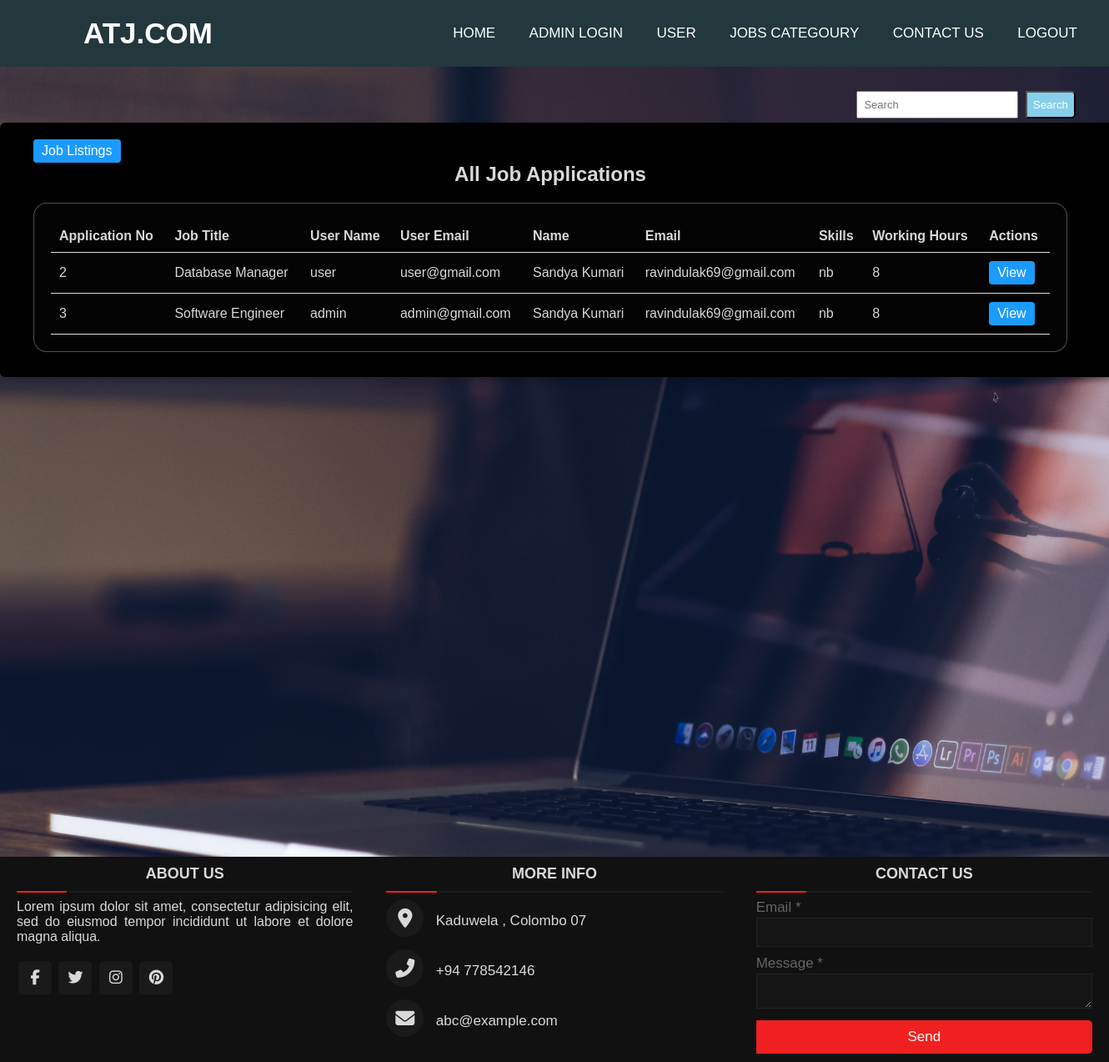
The app's page /admin_application_list.php (signed in) with its own data.
### tables this page shows
CREATE TABLE `job_applications` (
  `id` int(11) NOT NULL,
  `name` varchar(100) DEFAULT NULL,
  `email` varchar(100) DEFAULT NULL,
  `highest_degree` varchar(100) DEFAULT NULL,
  `contact_number` varchar(20) DEFAULT NULL,
  `working_experience` varchar(100) DEFAULT NULL,
  `skills` varchar(100) DEFAULT NULL,
  `working_hours` varchar(20) DEFAULT NULL,
  `gender` varchar(20) DEFAULT NULL,
  `contract` varchar(20) DEFAULT NULL,
  `job_id` int(11) DEFAULT NULL,
  `user_id` int(11) DEFAULT NULL
);

CREATE TABLE `job_list` (
  `id` int(11) NOT NULL,
  `job_title` varchar(255) DEFAULT NULL,
  `salary` decimal(10,2) DEFAULT NULL,
  `location` varchar(45) DEFAULT NULL,
  `description` varchar(500) DEFAULT NULL
);

CREATE TABLE `user` (
  `id` int(11) NOT NULL,
  `username` varchar(50) DEFAULT NULL,
  `email` varchar(100) DEFAULT NULL,
  `password` varchar(255) DEFAULT NULL,
  `role` varchar(45) DEFAULT 'user'
);

### admin_application_list.php (the view, shortened to what this page needs)
<?php
require_once('inc/connection.php');
include_once('inc/header.php');
$query = "SELECT ja.*, jl.job_title, jl.salary, jl.location, jl.description, u.username, u.email AS user_email
          FROM job_applications ja
          JOIN job_list jl ON ja.job_id = jl.id
          JOIN user u ON ja.user_id = u.id";
$result = mysqli_query($conn, $query);
?>
<link rel="stylesheet" href="./style/admin_application_list.css">
<link rel="stylesheet" href="style/stylef.css">
<section>
    <div class="container">
        <div>
            <a href="job_list_admin.php" class="action-btn">Job Listings</a>
        </div>
        <h2>All Job Applications</h2>
        <div class="job-list-div">
            <table class="job-list">
                <thead>
                    <tr>
                        <th>Application No</th>
                        <th>Job Title</th>
                        <th>User Name</th>
                        <th>User Email</th>
                        <th>Name</th>
                        <th>Email</th>
                        <th>Skills</th>
                        <th>Working Hours</th>
                        <th>Actions</th>
                    </tr>
                </thead>
                <tbody>
                    <?php while ($row = mysqli_fetch_assoc($result)) : ?>
                        <tr>
                            <td><?php echo $row['id']; ?></td>
                            <td><?php echo $row['job_title']; ?></td>
                            <td><?php echo $row['username']; ?></td>
                            <td><?php echo $row['user_email']; ?></td>
                            <td><?php echo $row['name']; ?></td>
                            <td><?php echo $row['email']; ?></td>
                            <td><?php echo $row['skills']; ?></td>
                            <td><?php echo $row['working_hours']; ?></td>
                            <td>
                                <a href="view_application.php?id=<?php echo $row['id']; ?>" class="action-btn">View</a>
                            </td>
                        </tr>
                    <?php endwhile; ?>
                </tbody>
            </table>
        </div>
    </div>
</section>
<?php include_once('inc/footer.php'); ?>

### inc/header.php (shortened to what this page needs)
<!DOCTYPE html>
<html lang="en" dir="ltr">
<head>
    <link rel="stylesheet" href="stylef.css">
    <link rel="stylesheet" type="text/css" href="https://cdnjs.cloudflare.com/ajax/libs/font-awesome/5.15.1/css/all.min.css">
</head>
<body>
    <nav class="h-nav">
        <label class="logo">ATJ.COM</label>
        <ul>
            <li><a href="index.php">Home</a></li>
            <li><a href="headern.php">Admin login</a></li>
            <li><a href="login.php">User</a></li>
            <li><a href="job_list.php">Jobs Categoury</a></li>
            <li><a href="Contactus.php">Contact Us</a></li>
            <li><a href="logout.php">LogOut</a></li>
        </ul>
        <form class="search-form">
            <input type="text" placeholder="Search">
            <button>Search</button>
        </form>
    </nav>

### inc/footer.php
<footer>
    <div class="main-content">
        <div class="left box">
            <h2><a href = "about_us.php">About us</a></h2>
            <div class="content">
                <p>Lorem ipsum dolor sit amet, consectetur adipisicing elit, sed do eiusmod
                    tempor incididunt ut labore et dolore magna aliqua. </p>
                <div class="social">
                    <a href="#"><span class="fab fa-facebook-f"></span></a>
                    <a href="#"><span class="fab fa-twitter"></span></a>
                    <a href="#"><span class="fab fa-instagram"></span></a>
                    <a href="#"><span class="fab fa-pinterest"></span></a>
                </div>
            </div>
        </div>
        <div class="center box">
            <h2>More info</h2>
            <div class="content">
                <div class="place">
                    <span class="fas fa-map-marker-alt"></span>
                    <span class="text">Kaduwela , Colombo 07</span>
                </div>
                <div class="phone">
                    <span class="fas fa-phone-alt"></span>
                    <span class="text">+94 778542146</span>
                </div>
                <div class="email">
                    <span class="fas fa-envelope"></span>
                    <span class="text">abc@example.com</span>
                </div>
            </div>
        </div>
        <div class="right box">
            <h2>Contact us</h2>
            <div class="content">
                <form action="#">
                    <div class="email">
                        <div class="text">Email *</div>
                        <input type="email" required>
                    </div>
                    <div class="msg">
                        <div class="text">Message *</div>
                        <textarea rows="2" cols="25" required></textarea>
                    </div>
                    <div class="btn">
                        <button type="submit">Send</button>
                    </div>
                </form>
            </div>
        </div>
    </div>
</footer>
</body>
</html>

### style/stylef.css (style rules this page uses)
* { padding: 0; margin: 0; text-decoration: none; list-style: none; box-sizing: border-box; }
body { font-family: montserrat; }
nav { background: #23383C; height: 80px; width: 100%; }
label.logo { color: white; font-size: 35px; line-height: 80px; padding: 0 100px; font-weight: bold; }
form.search-form { font-size: 30px; color: white; float: right; line-height: 80px; margin-right: 40px; cursor: pointer; }
button { background: skyblue; float: none; color: white; border-radius: 0 5px 5px 0; cursor: pointer; position: right; padding: 7px; font-family: sans-serif; }
input { padding: 7px; border-style: circle; font-size: 13px; font-family: sans-serif; }
nav ul { float: right; margin-right: 20px; }
nav ul li { display: inline-block; line-height: 80px; margin: 0 5px; }
nav ul li a { color: white; font-size: 17px; padding: 7px 13px; border-radius: 3px; text-transform: uppercase; }
section { height: 120%; height: calc(120vh - 80px); }
body { background: url(images/B2.jpg) no-repeat; background-size: cover; }
* { margin: 0; padding: 0; box-sizing: border-box; font-family: "Poppins", sans-serif; }
.container { max-width: 1340px; width: 110%; background: black; border-radius: 6px; padding: 20px 60px 30px 40px; box-shadow: 0 5px 10px rgba(0, 0, 0, 0.2); margin-top: 5%; }
* { margin: 0; padding: 0; color: #d9d9d9; box-sizing: border-box; font-family: 'Poppins', sans-serif; }
footer { position: unset; bottom: 100%; width: 100%; background: #111; }
.main-content { display: flex; }
.main-content .box { flex-basis: 50%; padding: 10px 20px; }
.box h2 { font-size: 1.125rem; font-weight: 600; text-transform: uppercase; }
.box .content { margin: 20px 0 0 0; position: relative; }
.box .content:before { position: absolute; content: ''; top: -10px; height: 2px; width: 100%; background: #1a1a1a; }
.box .content:after { position: absolute; content: ''; height: 2px; width: 15%; background: #f12020; top: -10px; }
.left .content p { text-align: justify; }
.left .content .social { margin: 20px 0 0 0; }
.left .content .social a { padding: 0 2px; }
.left .content .social a span { height: 40px; width: 40px; background: #1a1a1a; line-height: 40px; text-align: center; font-size: 18px; border-radius: 5px; transition: 0.3s; }
.center .content .fas { font-size: 1.4375rem; background: #1a1a1a; height: 45px; width: 45px; line-height: 45px; text-align: center; border-radius: 50%; transition: 0.3s; cursor: pointer; }
.center .content .text { font-size: 1.0625rem; font-weight: 500; padding-left: 10px; }
.center .content .phone { margin: 15px 0; }
.right form .text { font-size: 1.0625rem; margin-bottom: 2px; color: #656565; }
.right form .msg { margin-top: 10px; }
.right form input, .right form textarea { width: 100%; font-size: 1.0625rem; background: #151515; padding-left: 10px; border: 1px solid #222222; }
.right form input { height: 35px; }
.right form .btn { margin-top: 10px; }
.right form .btn button { height: 40px; width: 100%; border: none; outline: none; background: #f12020; font-size: 1.0625rem; font-weight: 500; cursor: pointer; transition: .3s; }

### style/admin_application_list.css (style rules this page uses)
.container { margin: 20px auto; width: 80%; }
h2 { text-align: center; margin-bottom: 20px; }
.job-list { width: 100%; border-collapse: collapse; }
.job-list th, .job-list td { padding: 10px; text-align: left; border-bottom: 1px solid #ddd; }
.action-btn { display: inline-block; padding: 5px 10px; margin-right: 5px; background-color: #1b9bff; color: #fff; text-decoration: none; border-radius: 4px; }
.job-list-div { background: rgba(255, 255, 255, 0.01); border-radius: 16px; box-shadow: 0 4px 30px rgba(0, 0, 0, 0.1); backdrop-filter: blur(5px); -webkit-backdrop-filter: blur(5px); border: 1px solid rgba(255, 255, 255, 0.3); padding: 20px; }

### records on screen
job_applications: id "2", job_list.job_title "Database Manager", user.username "user", user.email "user@gmail.com", name "Sandya Kumari", email "ravindulak69@gmail.com", skills "nb", working_hours "8"
job_applications: id "3", job_list.job_title "Software Engineer", user.username "admin", user.email "admin@gmail.com", name "Sandya Kumari", email "ravindulak69@gmail.com", skills "nb", working_hours "8"
